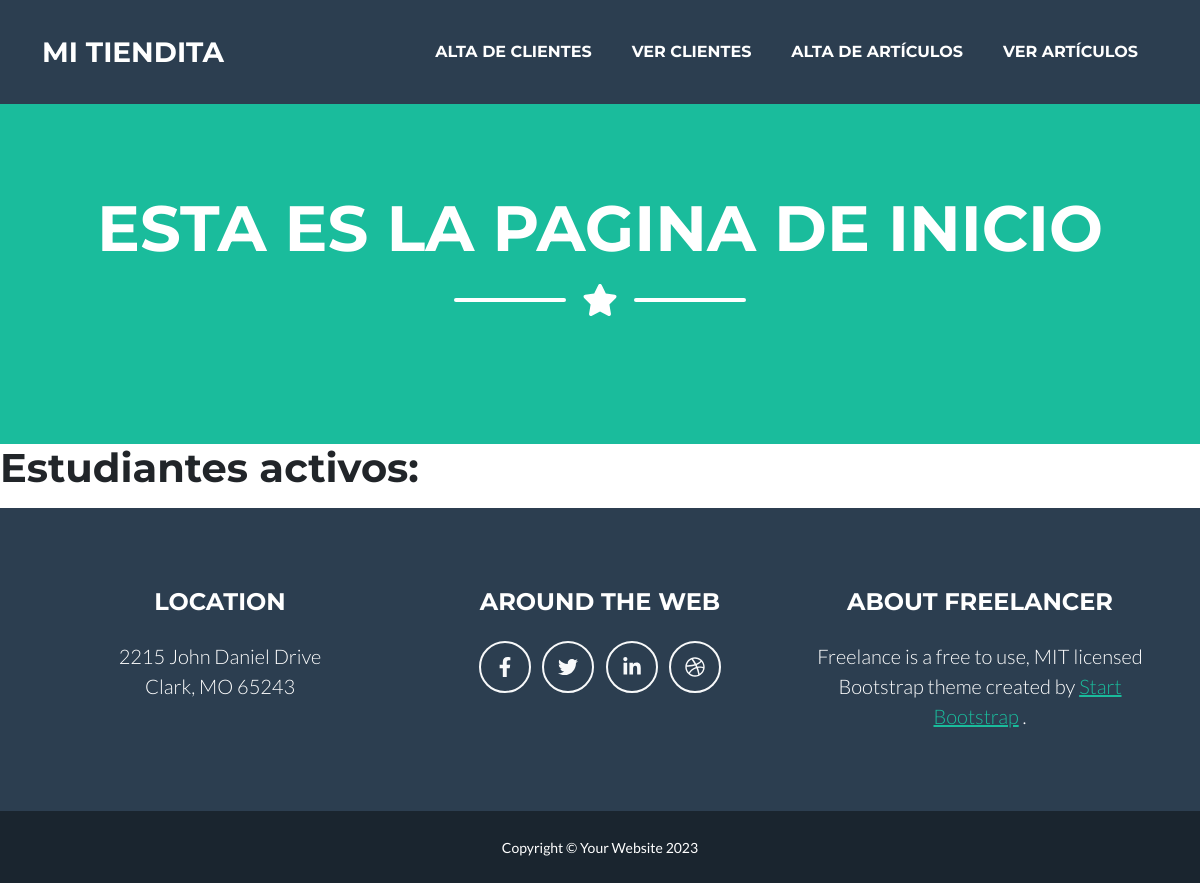
Before: /AppCoder/estudiantes/ with the older database file.
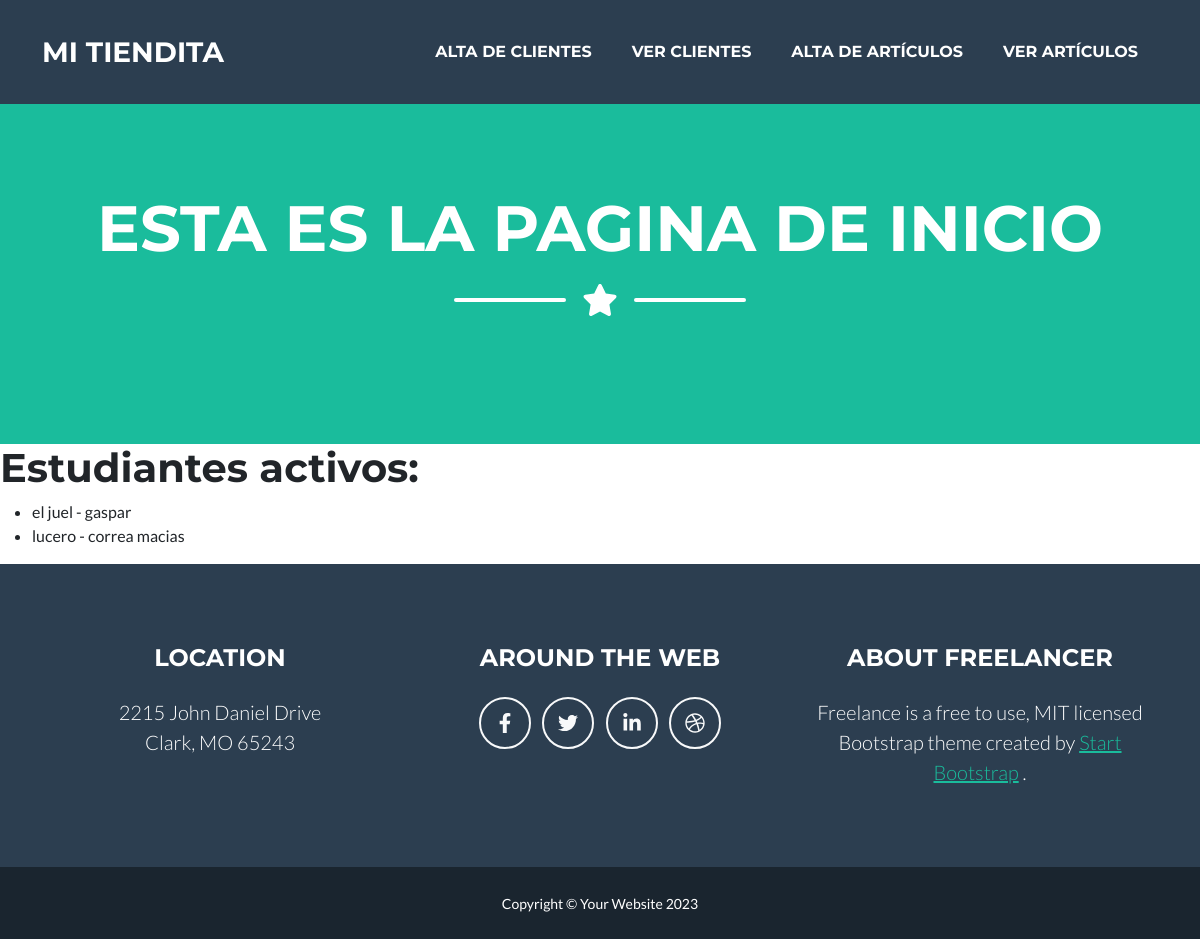
After: the same page with the newer database file.
### AppCoder/models.py (models this page shows, shortened)
class Estudiante(models.Model):
    nombre = models.CharField(max_length=50)
    apellido = models.CharField(max_length=50)
    email = models.EmailField()

### AppCoder/views.py (the view)
# urls.py: path('estudiantes/', estudiantes, name="estudiantes"),
def estudiantes(request):
        est = Estudiante.objects.all()
        return render(request, "AppCoder/estudiantes.html", {"misestudiantes":est})

### AppCoder/templates/AppCoder/estudiantes.html
{%extends "AppCoder/padre.html"%}
{% load static%}
{%block titulo%} esta es la pagina de inicio{%endblock%}
{%block contenido_que_cambia%}
<h1>Estudiantes activos:</h1>
<ul>
    {% for est in misestudiantes %}
        <li>{{est.nombre}} - {{est.apellido}}</li>
    {% endfor %}
</ul>
{% endblock %}

Changed rows visible on the page:
added Estudiante: nombre "el juel", apellido "gaspar"
added Estudiante: nombre "lucero", apellido "correa macias"
